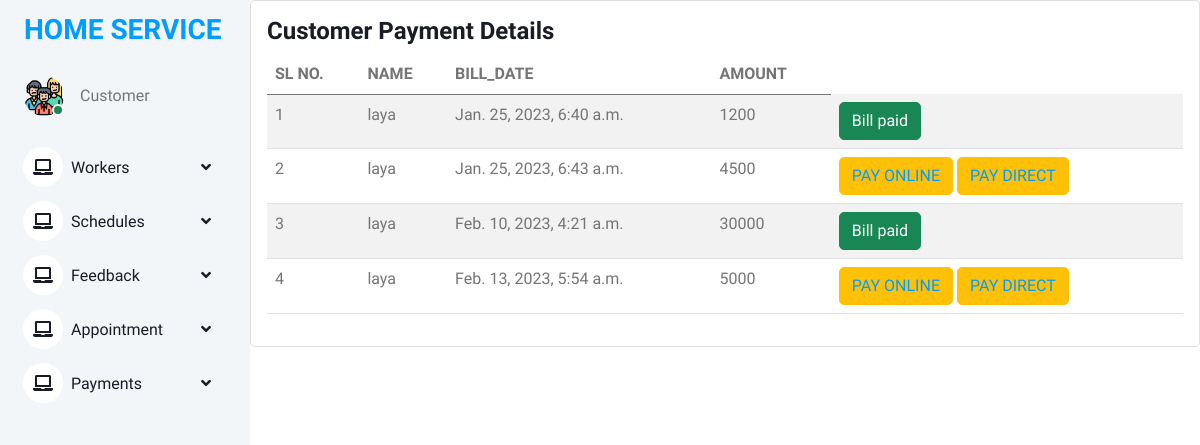
The app's page /customer_view_payment_details (signed in) with its own data.
### online_home_service_app/models.py (models this page shows)
class Bill(models.Model):
    name = models.ForeignKey(Register, on_delete=models.CASCADE)
    bill_date = models.DateTimeField(auto_now_add=True)
    amount = models.IntegerField()
    paid_on = models.DateField(auto_now=True)
    status = models.IntegerField(default=0)

class Register(models.Model):
    user = models.OneToOneField(Login,on_delete=models.CASCADE)
    name = models.CharField(max_length=100)
    address = models.CharField(max_length=100)
    mobile = models.CharField(max_length=10)
    email = models.EmailField()
    def __str__(self):
        return self.name

### online_home_service_app/views.py (the view)
# urls.py: path("customer_view_payment_details", views.customer_view_payment_details, name="customer_view_payment_details"),
def customer_view_payment_details(request):
    u = Register.objects.get(user=request.user)
    a = Bill.objects.filter(name=u)
    return render(request, 'customer/customer_view_payment_details.html', {'a': a})

### templates/customer/customer_view_payment_details.html
{% extends 'customer/customer base.html' %}
{% load crispy_forms_tags %}
{% block content %}
<div class="col-lg-18 grid-margin stretch-card">
              <div class="card">
                <div class="card-body">
                  <h4 class="card-title">Customer Payment Details</h4>
                  <div class="table-responsive">
                    <table class="table table-striped">
                      <thead>
                        <tr>
                          <th>SL NO.</th>
                          <th>NAME</th>
                          <th>BILL_DATE</th>
                          <th>AMOUNT</th>
                        </tr>
                      </thead>
                      <tbody>
                      {% for i in a %}
                        <tr>
                          <td>{{forloop.counter}}</td>
                          <td>{{ i.name }}</td>
                          <td>{{ i.bill_date }}</td>
                          <td>{{ i.amount }}</td>
                          <td>
                              {% if i.status == 0 %}
                        <button type="button" class="btn btn-warning">
                          <a href= " {% url 'pay_bill' i.id  %}" >PAY ONLINE</a></button>
                              <button type="button" class="btn btn-warning" >
                              <a href= " {% url 'direct_payment' i.id %}" >PAY DIRECT</a></button>
                        {% else %}
                        <button type="button" class="btn btn-success">Bill paid</button>
                              {% endif %}
                          </td>
                        </tr>
                      {% endfor %}
                      </tbody>
                    </table>
                  </div>
                </div>
              </div>
            </div>
{% endblock %}

### static/static1/assets2/css/style.css (style rules this page uses)
:root { --primary: #009CFF; --light: #F3F6F9; --dark: #191C24; }
.btn { transition: .5s; }

### records on screen
Bill: name "laya", bill_date "Jan. 25, 2023, 6:40 a.m.", amount "1200", status "Bill paid"
Bill: name "laya", bill_date "Jan. 25, 2023, 6:43 a.m.", amount "4500", status "PAY ONLINE"
Bill: name "laya", bill_date "Feb. 10, 2023, 4:21 a.m.", amount "30000", status "Bill paid"
Bill: name "laya", bill_date "Feb. 13, 2023, 5:54 a.m.", amount "5000", status "PAY ONLINE"
